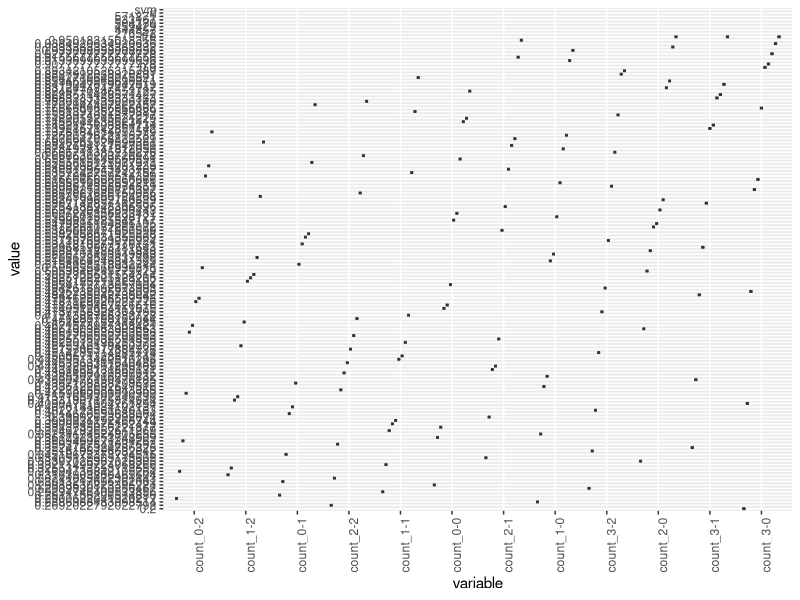
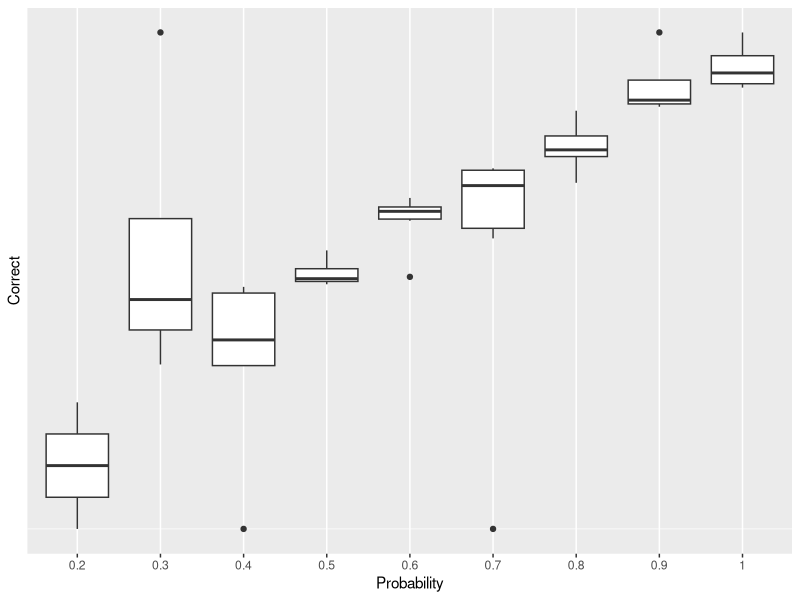
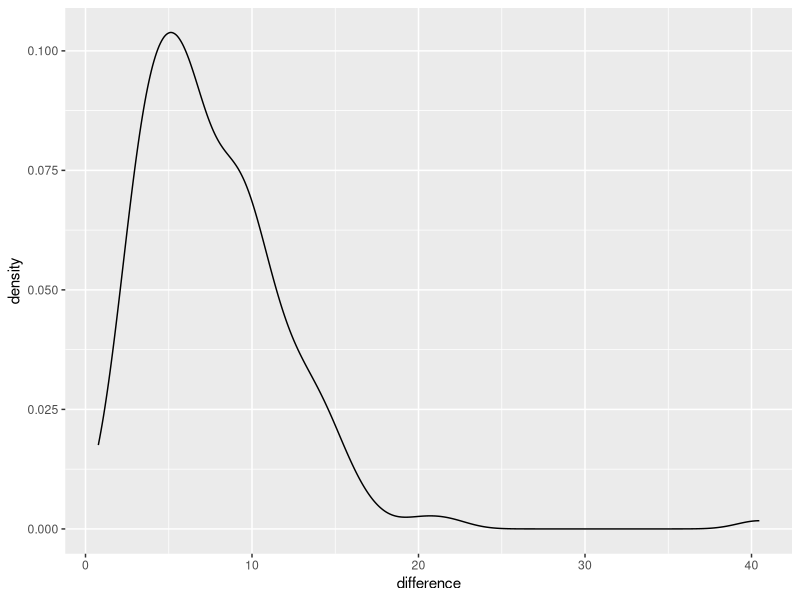
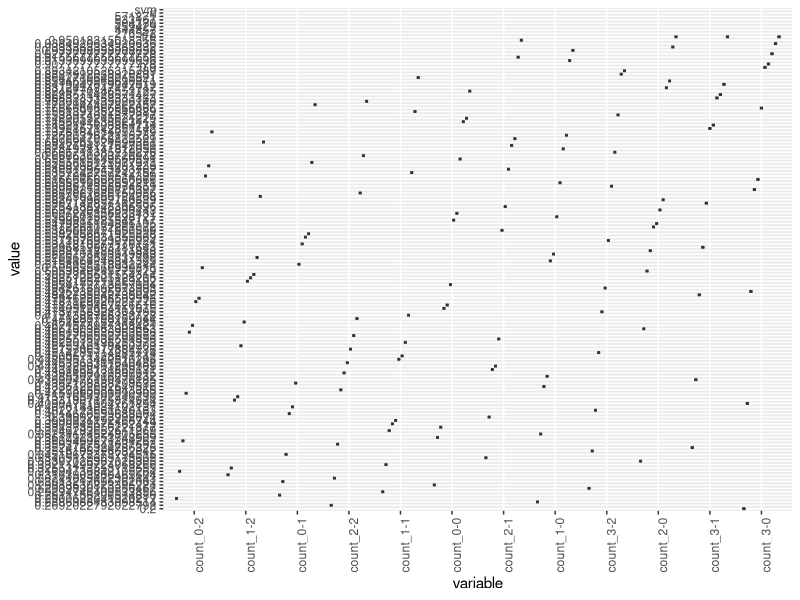
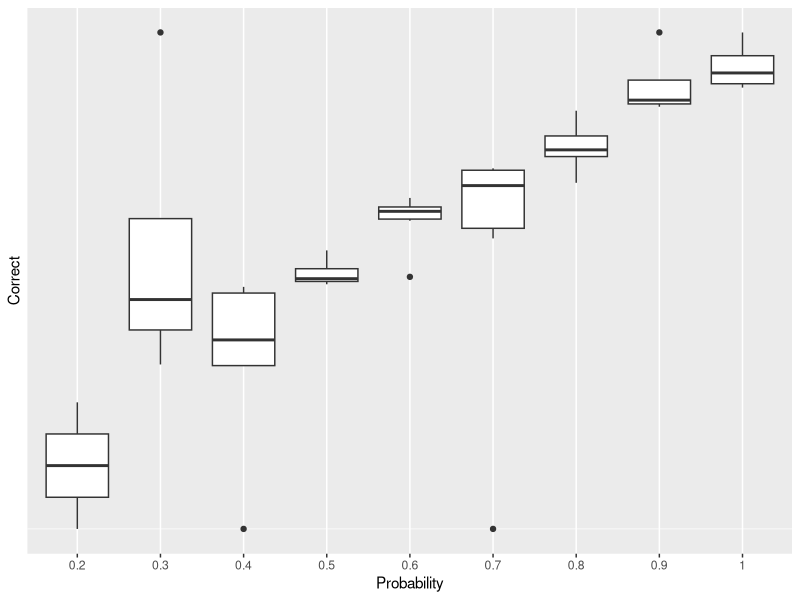
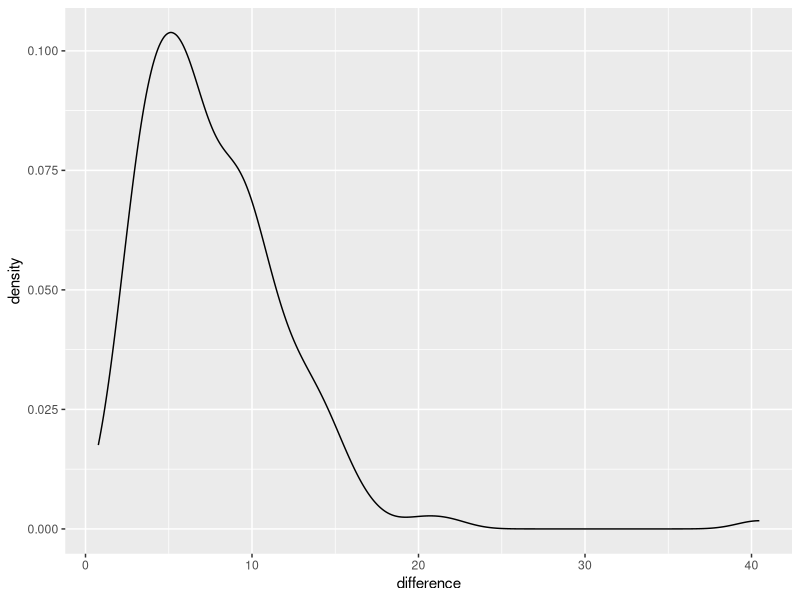

Recreate these plots in R, in order.
library('ggplot2')

#df <- read.csv('test.csv')
#
#ggplot(df, aes(x = max_value, y = pitch_vol)) +
#	geom_point()
#ggsave('volatility.pdf')
#
#ggplot(df, aes(x = max_value, y = ave_conf)) +
#	geom_point()
#ggsave('pitch_conf.pdf')
#
#ggplot(df, aes(x = max_value, y = sd_conf)) +
#	geom_point()
#ggsave('sd.pdf')
#
#ggplot(df, aes(x = max_value, y = train_size)) +
#	geom_point()
#ggsave('train_size.pdf')
#
#ggplot(df, aes(x = max_value, y = unique_pitches)) +
#	geom_point()
#ggsave('u_pitches.pdf')
#
#ggplot(df, aes(x = start_relief, y = max_value)) +
#       geom_boxplot()
#ggsave('s_vs_r.pdf')

#df <- read.csv('../../feature_importance_ordered.csv')

#ggplot(df, aes(x = variable,  y = value)) +
#	geom_boxplot() +
#	scale_x_discrete(limits = unique(df$variable)) + 
#	theme(axis.text.x = element_text(angle = 90))
#ggsave('fi_boxplot.pdf')

df <- read.csv('count_accuracy.csv')

order <- c('count_0-2','count_1-2','count_0-1','count_2-2','count_1-1','count_0-0', 'count_2-1','count_1-0','count_3-2','count_2-0','count_3-1','count_3-0')

ggplot(df, aes(x = variable, y = value)) +
    geom_boxplot() +
    scale_x_discrete(limits = order) +
    theme(axis.text.x = element_text(angle = 90))
ggsave('count_accuracy.pdf')

##### Probabilities #####

df <- read.csv('average_over_probs.csv')

df$Probability = as.factor(df$Probability)

ggplot(df, aes(x = Probability, y = Correct)) +
    geom_boxplot() +
    scale_y_continuous(breaks = c(10,20,30,40,50,60,70,80,90))
ggsave('test.pdf')

##### Left vs Right #####

df <- read.csv('../../left_vs_right_freqs.csv')

ggplot(df, aes(x = difference)) +
    geom_density()
ggsave('left_vs_right_diff.pdf')
